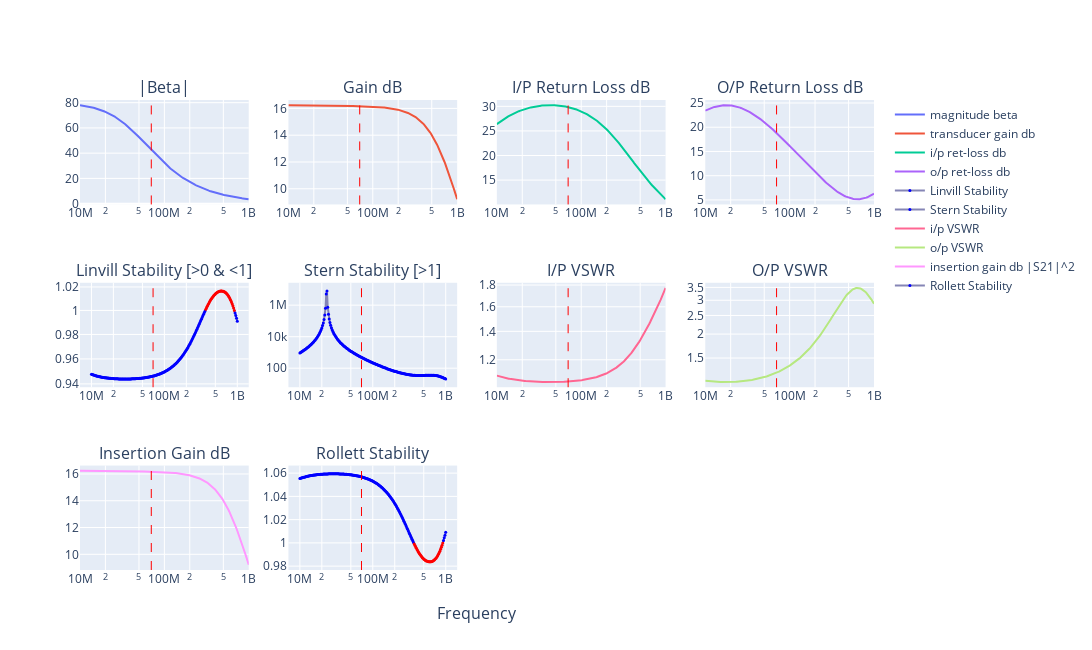

Here is the notebook cell this chart was saved with:
### Code cell
# 2SC2498 - file:///home/bev/Documents/Radio/DataSheets/BJTs/2SC2498.pdf
eL = 1.75
eC = 0.2
n = complex_fba(
    title="2SC2498 Bias:${Ie_mA}mA, F:${F_mhz}MHz, with feedback",
    F_mhz=70,
    FT_mhz=3500,
    B0=80,
    Ie_mA=4,
    Rbp=1.0,
    Re=0,
    extLe_nH=eL,
    extLb_nH=eL,
    extLc_nH=eL,
    extCin_pF=eC,
    extCout_pF=eC,
    extCrev_pF=eC,
    Ccb_pF=0.95,
    Cce_pF=0.2,
    Cf_pF=400,
    Lf_nH=70,
    Rf=400,
    ZS_real=50,
    ZS_imag=0,
    ZL_real=50,
    ZL_imag=0,
    N=1,
    from_mhz=10,
    to_mhz=1000,
)

n.write_touchstone(
    "2SC2498_CE_Ie4mA_with_feedback_nbgen",
    dir="/home/bev/Documents/Radio/QUCS-S/Studies/0010_S_Touchtone_lib",
)

### Figure 1 — Plotly figure (JSON) as saved in the notebook; plotly's stock layout.template omitted (floating-point values rounded to 4 significant figures; data arrays with more than 128 entries replaced by an {"elided": "..."} marker saying what was removed)
{"data": [{"name": "magnitude beta", "type": "scatter", "x": {"elided": "200 float values"}, "xaxis": "x", "y": {"elided": "200 float values"}, "yaxis": "y"}, {"name": "transducer gain db", "type": "scatter", "x": {"elided": "200 float values"}, "xaxis": "x2", "y": {"elided": "200 float values"}, "yaxis": "y2"}, {"name": "i/p ret-loss db", "type": "scatter", "x": {"elided": "200 float values"}, "xaxis": "x3", "y": {"elided": "200 float values"}, "yaxis": "y3"}, {"name": "o/p ret-loss db", "type": "scatter", "x": {"elided": "200 float values"}, "xaxis": "x4", "y": {"elided": "200 float values"}, "yaxis": "y4"}, {"line": {"color": "#8585b5"}, "marker": {"color": {"elided": "200 str values"}, "size": 3}, "mode": "markers+lines", "name": "Linvill Stability", "type": "scatter", "x": {"elided": "200 float values"}, "xaxis": "x5", "y": {"elided": "200 float values"}, "yaxis": "y5"}, {"line": {"color": "#8585b5"}, "marker": {"color": {"elided": "200 str values"}, "size": 3}, "mode": "markers+lines", "name": "Stern Stability", "type": "scatter", "x": {"elided": "200 float values"}, "xaxis": "x6", "y": {"elided": "200 float values"}, "yaxis": "y6"}, {"name": "i/p VSWR", "type": "scatter", "x": {"elided": "200 float values"}, "xaxis": "x7", "y": {"elided": "200 float values"}, "yaxis": "y7"}, {"name": "o/p VSWR", "type": "scatter", "x": {"elided": "200 float values"}, "xaxis": "x8", "y": {"elided": "200 float values"}, "yaxis": "y8"}, {"name": "insertion gain db |S21|^2", "type": "scatter", "x": {"elided": "200 float values"}, "xaxis": "x9", "y": {"elided": "200 float values"}, "yaxis": "y9"}, {"line": {"color": "#8585b5"}, "marker": {"color": {"elided": "200 str values"}, "size": 3}, "mode": "markers+lines", "name": "Rollett Stability", "type": "scatter", "x": {"elided": "200 float values"}, "xaxis": "x10", "y": {"elided": "200 float values"}, "yaxis": "y10"}], "layout": {"annotations": [{"font": {"size": 16}, "showarrow": false, "text": "|Beta|", "x": 0.1062, "xanchor": "center", "xref": "paper", "y": 1, "yanchor": "bottom", "yref": "paper"}, {"font": {"size": 16}, "showarrow": false, "text": "Gain dB", "x": 0.3688, "xanchor": "center", "xref": "paper", "y": 1, "yanchor": "bottom", "yref": "paper"}, {"font": {"size": 16}, "showarrow": false, "text": "I/P Return Loss dB", "x": 0.6313, "xanchor": "center", "xref": "paper", "y": 1, "yanchor": "bottom", "yref": "paper"}, {"font": {"size": 16}, "showarrow": false, "text": "O/P Return Loss dB", "x": 0.8938, "xanchor": "center", "xref": "paper", "y": 1, "yanchor": "bottom", "yref": "paper"}, {"font": {"size": 16}, "showarrow": false, "text": "Linvill Stability [>0 & <1]", "x": 0.1062, "xanchor": "center", "xref": "paper", "y": 0.6111, "yanchor": "bottom", "yref": "paper"}, {"font": {"size": 16}, "showarrow": false, "text": "Stern Stability [>1]", "x": 0.3688, "xanchor": "center", "xref": "paper", "y": 0.6111, "yanchor": "bottom", "yref": "paper"}, {"font": {"size": 16}, "showarrow": false, "text": "I/P VSWR", "x": 0.6313, "xanchor": "center", "xref": "paper", "y": 0.6111, "yanchor": "bottom", "yref": "paper"}, {"font": {"size": 16}, "showarrow": false, "text": "O/P VSWR", "x": 0.8938, "xanchor": "center", "xref": "paper", "y": 0.6111, "yanchor": "bottom", "yref": "paper"}, {"font": {"size": 16}, "showarrow": false, "text": "Insertion Gain dB", "x": 0.1062, "xanchor": "center", "xref": "paper", "y": 0.2222, "yanchor": "bottom", "yref": "paper"}, {"font": {"size": 16}, "showarrow": false, "text": "Rollett Stability", "x": 0.3688, "xanchor": "center", "xref": "paper", "y": 0.2222, "yanchor": "bottom", "yref": "paper"}, {"font": {"size": 16}, "showarrow": false, "text": "Frequency", "x": 0.5, "xanchor": "center", "xref": "paper", "y": 0, "yanchor": "top", "yref": "paper", "yshift": -30}], "height": 650, "shapes": [{"line": {"color": "red", "dash": "dash", "width": 1}, "type": "line", "x0": 70000000, "x1": 70000000, "xref": "x", "y0": 0, "y1": 1, "yref": "y domain"}, {"line": {"color": "red", "dash": "dash", "width": 1}, "type": "line", "x0": 70000000, "x1": 70000000, "xref": "x2", "y0": 0, "y1": 1, "yref": "y2 domain"}, {"line": {"color": "red", "dash": "dash", "width": 1}, "type": "line", "x0": 70000000, "x1": 70000000, "xref": "x3", "y0": 0, "y1": 1, "yref": "y3 domain"}, {"line": {"color": "red", "dash": "dash", "width": 1}, "type": "line", "x0": 70000000, "x1": 70000000, "xref": "x4", "y0": 0, "y1": 1, "yref": "y4 domain"}, {"line": {"color": "red", "dash": "dash", "width": 1}, "type": "line", "x0": 70000000, "x1": 70000000, "xref": "x5", "y0": 0, "y1": 1, "yref": "y5 domain"}, {"line": {"color": "red", "dash": "dash", "width": 1}, "type": "line", "x0": 70000000, "x1": 70000000, "xref": "x6", "y0": 0, "y1": 1, "yref": "y6 domain"}, {"line": {"color": "red", "dash": "dash", "width": 1}, "type": "line", "x0": 70000000, "x1": 70000000, "xref": "x7", "y0": 0, "y1": 1, "yref": "y7 domain"}, {"line": {"color": "red", "dash": "dash", "width": 1}, "type": "line", "x0": 70000000, "x1": 70000000, "xref": "x8", "y0": 0, "y1": 1, "yref": "y8 domain"}, {"line": {"color": "red", "dash": "dash", "width": 1}, "type": "line", "x0": 70000000, "x1": 70000000, "xref": "x9", "y0": 0, "y1": 1, "yref": "y9 domain"}, {"line": {"color": "red", "dash": "dash", "width": 1}, "type": "line", "x0": 70000000, "x1": 70000000, "xref": "x10", "y0": 0, "y1": 1, "yref": "y10 domain"}], "width": 1400, "xaxis": {"anchor": "y", "autorange": true, "domain": [0, 0.2125], "range": [7, 9.0], "type": "log"}, "xaxis10": {"anchor": "y10", "autorange": true, "domain": [0.2625, 0.475], "range": [6.856, 9.144], "type": "log"}, "xaxis11": {"anchor": "y11", "domain": [0.525, 0.7375], "type": "log"}, "xaxis12": {"anchor": "y12", "domain": [0.7875, 1], "type": "log"}, "xaxis2": {"anchor": "y2", "autorange": true, "domain": [0.2625, 0.475], "range": [7, 9.0], "type": "log"}, "xaxis3": {"anchor": "y3", "autorange": true, "domain": [0.525, 0.7375], "range": [7, 9.0], "type": "log"}, "xaxis4": {"anchor": "y4", "autorange": true, "domain": [0.7875, 1], "range": [7, 9.0], "type": "log"}, "xaxis5": {"anchor": "y5", "autorange": true, "domain": [0, 0.2125], "range": [6.856, 9.144], "type": "log"}, "xaxis6": {"anchor": "y6", "autorange": true, "domain": [0.2625, 0.475], "range": [6.856, 9.144], "type": "log"}, "xaxis7": {"anchor": "y7", "autorange": true, "domain": [0.525, 0.7375], "range": [7, 9.0], "type": "log"}, "xaxis8": {"anchor": "y8", "autorange": true, "domain": [0.7875, 1], "range": [7, 9.0], "type": "log"}, "xaxis9": {"anchor": "y9", "autorange": true, "domain": [0, 0.2125], "range": [7, 9.0], "type": "log"}, "yaxis": {"anchor": "x", "autorange": true, "domain": [0.7778, 1], "range": [-0.6418, 82.13], "type": "linear"}, "yaxis10": {"anchor": "x10", "autorange": true, "domain": [0, 0.2222], "range": [0.9767, 1.067], "type": "linear"}, "yaxis11": {"anchor": "x11", "domain": [0, 0.2222]}, "yaxis12": {"anchor": "x12", "domain": [0, 0.2222]}, "yaxis2": {"anchor": "x2", "autorange": true, "domain": [0.7778, 1], "range": [8.829, 16.63], "type": "linear"}, "yaxis3": {"anchor": "x3", "autorange": true, "domain": [0.7778, 1], "range": [10.04, 31.29], "type": "linear"}, "yaxis4": {"anchor": "x4", "autorange": true, "domain": [0.7778, 1], "range": [4.066, 25.62], "type": "linear"}, "yaxis5": {"anchor": "x5", "autorange": true, "domain": [0.3889, 0.6111], "range": [-0.02809, 0.01013], "type": "log"}, "yaxis6": {"anchor": "x6", "autorange": true, "domain": [0.3889, 0.6111], "range": [0.7931, 7.421], "type": "log"}, "yaxis7": {"anchor": "x7", "autorange": true, "domain": [0.3889, 0.6111], "range": [0.01444, 0.2607], "type": "log"}, "yaxis8": {"anchor": "x8", "autorange": true, "domain": [0.3889, 0.6111], "range": [0.02434, 0.5682], "type": "log"}, "yaxis9": {"anchor": "x9", "autorange": true, "domain": [0, 0.2222], "range": [8.829, 16.63], "type": "linear"}}}
